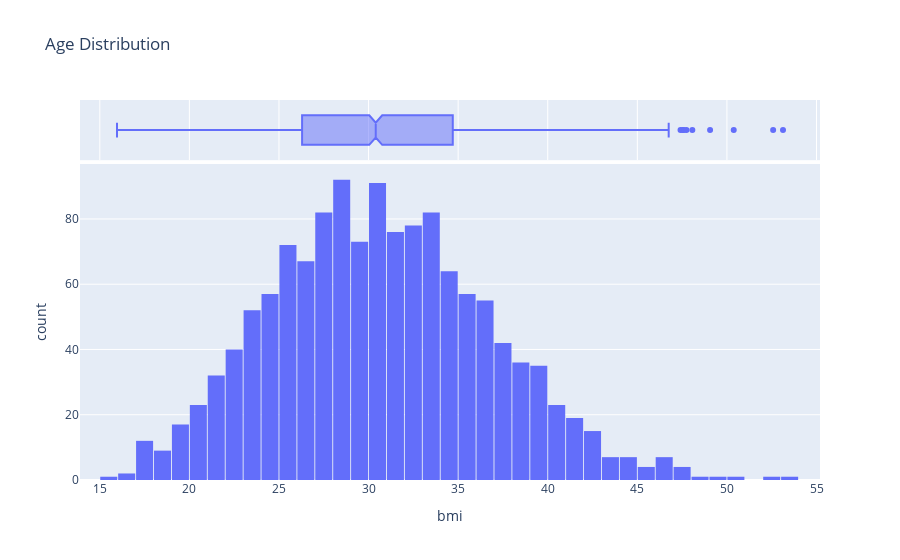

This figure's notebook cell:
### Markdown cell above
### Body Mass Index

Let's look at the distribution of BMI (Body Mass Index) of customers, using a histogram and box plot.

### Code cell
fig = px.histogram(insurance_df,
                   x = 'bmi',
                   marginal='box',
                   title='Age Distribution')
fig.update_layout(bargap=0.05)
fig.show()

### Figure 1 — Plotly figure (JSON) as saved in the notebook; plotly's stock layout.template omitted (floating-point values rounded to 4 significant figures; data arrays with more than 128 entries replaced by an {"elided": "..."} marker saying what was removed)
{"data": [{"bingroup": "x", "hovertemplate": "bmi=%{x}<br>count=%{y}<extra></extra>", "legendgroup": "", "marker": {"color": "#636efa", "pattern": {"shape": ""}}, "name": "", "orientation": "v", "showlegend": false, "type": "histogram", "x": {"elided": "1338 float values"}, "xaxis": "x", "yaxis": "y"}, {"hovertemplate": "bmi=%{x}<extra></extra>", "legendgroup": "", "marker": {"color": "#636efa"}, "name": "", "notched": true, "showlegend": false, "type": "box", "x": {"elided": "1338 float values"}, "xaxis": "x2", "yaxis": "y2"}], "layout": {"bargap": 0.05, "barmode": "relative", "legend": {"tracegroupgap": 0}, "title": {"text": "Age Distribution"}, "xaxis": {"anchor": "y", "domain": [0, 1], "title": {"text": "bmi"}}, "xaxis2": {"anchor": "y2", "domain": [0, 1], "matches": "x", "showgrid": true, "showticklabels": false}, "yaxis": {"anchor": "x", "domain": [0, 0.8316], "title": {"text": "count"}}, "yaxis2": {"anchor": "x2", "domain": [0.8416, 1], "matches": "y2", "showgrid": false, "showline": false, "showticklabels": false, "ticks": ""}}}
